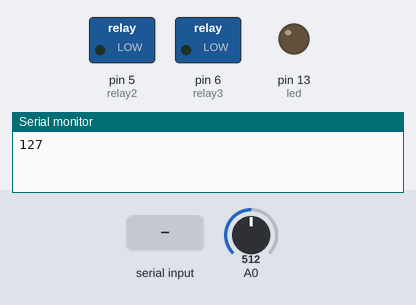
The sketch below on a simulated Arduino Uno, built with avr-gcc and run on an emulated ATmega328P. Shown: switched loads named in the sketch (green lamp = pin HIGH), output pins drawn as LEDs (lit = HIGH), the last lines printed to the serial monitor. The test bench sets the inputs (shaded band); at power-on: A0 = 512.

Above: at 1.2 s.
1.3 s: "A" received over Serial
At 2.5 s:
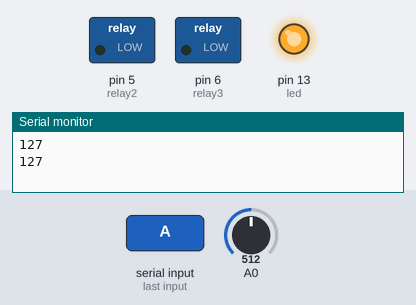
2.8 s: "C" received over Serial
At 3.7 s:
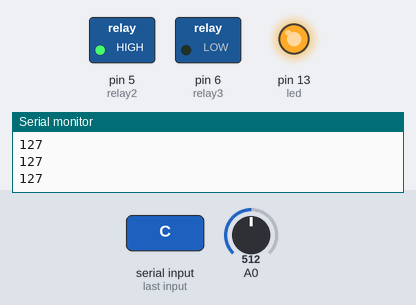
4.3 s: "B" received over Serial
At 4.8 s:
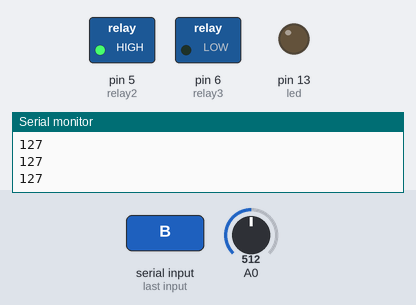
5.8 s: "E" received over Serial
At 7.0 s:
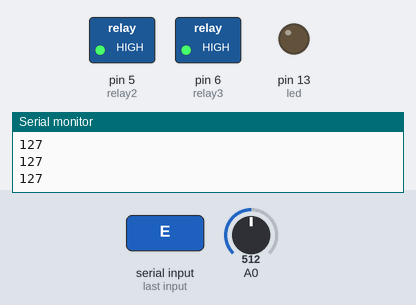
7.3 s: "D" received over Serial
At 8.3 s:
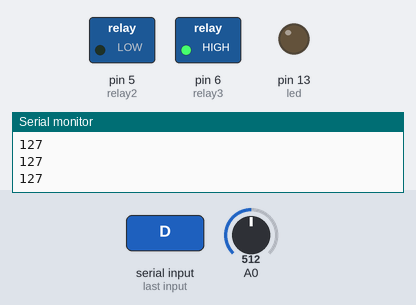
8.8 s: "F" received over Serial
At 9.5 s:
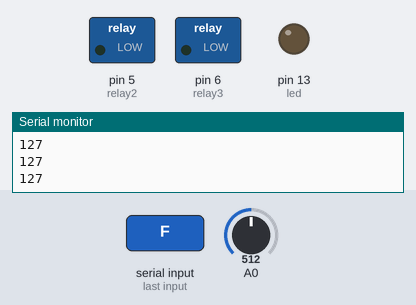
Timing chart, 0 to 11.3 s (numbered marks = the images above; inputs shaded):
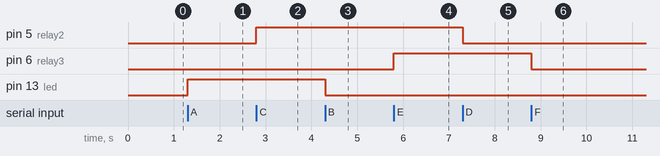

Measured:
- after the input at 1.3 s, pin 13 (led): LOW → HIGH at once
- after the input at 2.8 s, pin 5 (relay2): LOW → HIGH at once
- after the input at 4.3 s, pin 13 (led): HIGH → LOW at once
- after the input at 5.8 s, pin 6 (relay3): LOW → HIGH at once
- after the input at 7.3 s, pin 5 (relay2): HIGH → LOW at once
- after the input at 8.8 s, pin 6 (relay3): HIGH → LOW at once

The sketch:

code_nap_arduino_uno.ino
```cpp
int incomingByte = 0;   // dùng để lưu giá trị được gửi
int led = 13 ;
int relay2 = 5;
int relay3 = 6 ;
unsigned long time;

void setup()
{
  Serial.begin(9600);     // mở serial với baudrate 9600
  pinMode(led, OUTPUT);
  pinMode(relay2, OUTPUT);
  pinMode(relay3, OUTPUT);
  time = millis();

}

void loop() {
  if ( (unsigned long) (millis() - time) > 1000)
    {
     int value = analogRead(A0);
    value = map(value, 0, 1023, 0, 255);
    Serial.println(value);
    time = millis();
    }

  // nếu còn có thể đọc được
  if (Serial.available() > 0)
  {
    // đọc chữ liệu
    incomingByte = Serial.read();

    // trả về những gì nhận được

    // relay1
    if (incomingByte == 65)
    {
      digitalWrite(led, HIGH);
    }
    if (incomingByte == 66)
    {
      digitalWrite(led, LOW);
    }
    //relay2
    if (incomingByte == 67)
    {
      digitalWrite(relay2, HIGH);
    }
    if (incomingByte == 68)
    {
      digitalWrite(relay2, LOW);
    }
    // relay3
    if (incomingByte == 69)
    {
      digitalWrite(relay3, HIGH);
    }
    if (incomingByte == 70)
    {
      digitalWrite(relay3, LOW);
    }

  }
}
```
